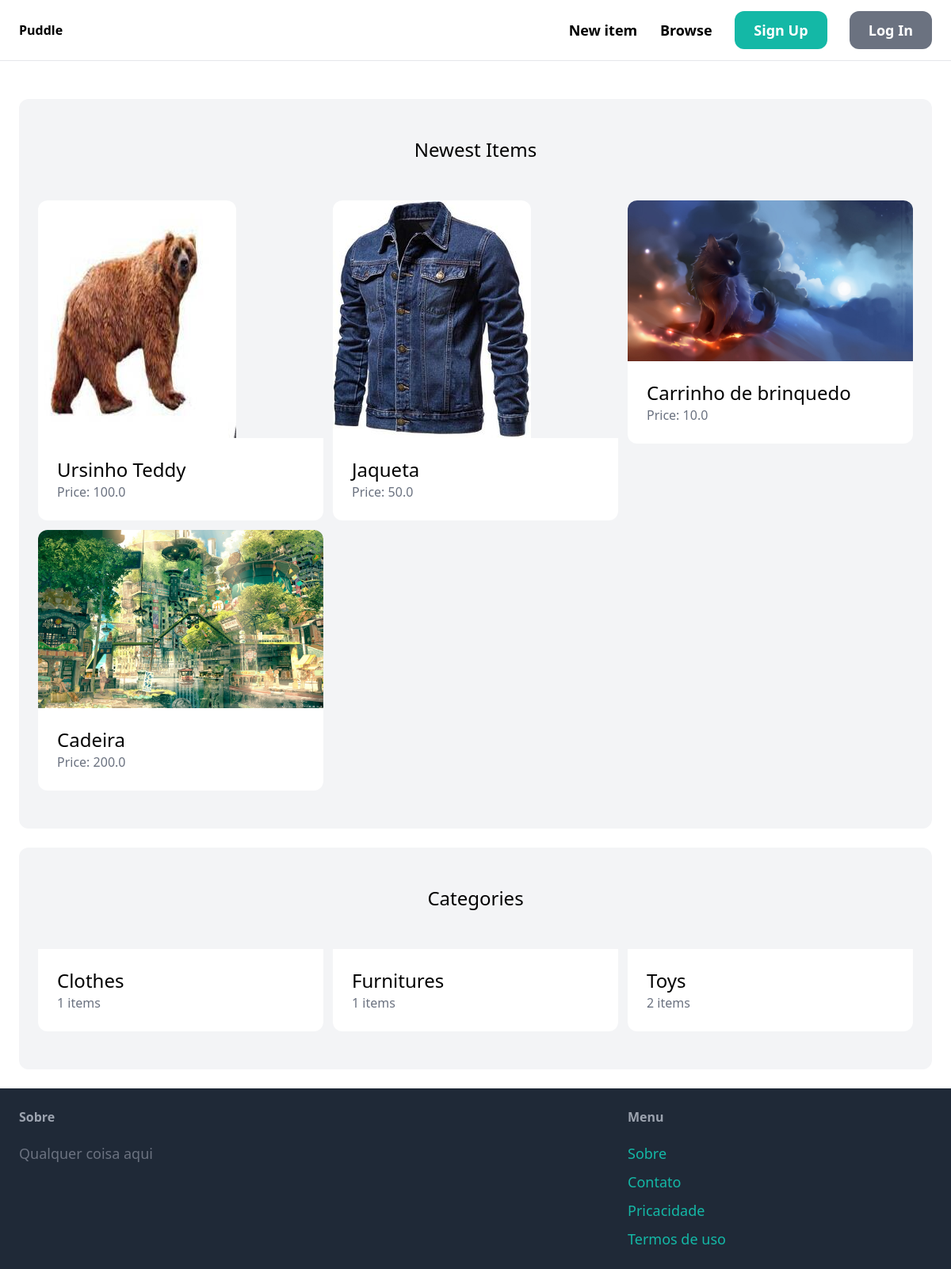
The page / on the database its author committed.
### item/models.py (models this page shows, shortened)
class Item(models.Model):
    category = models.ForeignKey(Category,related_name='items', on_delete=models.CASCADE)
    name = models.CharField(max_length=255)
    description = models.TextField(blank=True, null=True)
    price = models.FloatField()
    image = models.ImageField(upload_to='item_images',blank=True,null=True)
    is_sold = models.BooleanField(default=False)
    created_at = models.DateTimeField(auto_now_add=True)
    created_by = models.ForeignKey(User,related_name ='items', on_delete = models.CASCADE)

class Category(models.Model):
    name = models.CharField(max_length=255)
    class Meta:
        ordering = ("name",)
        verbose_name_plural = "Categories"

### core/views.py (the view)
# urls.py: path("",views.index,name="index"),
def index(request):
    items = Item.objects.filter(is_sold=False)[0:6]
    categories = Category.objects.all()
    return render(request, 'core/index.html',{
        'categories': categories,
        'items':items,
    })

### core/templates/core/index.html (shortened to what this page needs)
{% extends 'core/base.html'%}
{% block content %}
        <div class="mt-6 px-6 py-12 bg-gray-100 rounded-xl">
                <h2 class="mb-12 text-2xl text-center"> Newest Items</h2>
                <div class="grid grid-cols-3 gap-3">
                        {% for item in items %}
                                <div>
                                        <a href="{% url "item:detail" item.id %}">
                                                <div>
                                                        <img src="{{item.image.url}}" class="rounded-t-xl">
                                                </div>
                                                <div class="p-6 bg-white rounded-b-xl">
                                                        <h2 class="text-2xl">{{item.name}}</h2>
                                                        <p class="text-gray-500">Price: {{item.price}}</p>
                                                </div>
                                        </a>
                                </div>
                        {% endfor %}
                </div>
        </div>
        <div class="mt-6 px-6 py-12 bg-gray-100 rounded-xl">
                <h2 class="mb-12 text-2xl text-center"> Categories</h2>
                <div class="grid grid-cols-3 gap-3">
                        {% for category in categories %}
                        <div>
                                <a href="#">
                                        <div class="p-6 bg-white rounded-b-xl">
                                                <h2 class="text-2xl">{{category.name}}</h2>
                                                <p class="text-gray-500">{{category.items.count}} items</p>
                                        </div>
                                </a>
                        </div>
                        {% endfor %}
                </div>
        </div>
{% endblock content %}

### rows shown on the page
Item: image (picture), name "Ursinho Teddy", price "100.0"
Item: image (picture), name "Jaqueta", price "50.0"
Item: image (picture), name "Carrinho de brinquedo", price "10.0"
Item: image (picture), name "Cadeira", price "200.0"
Category: name "Clothes", items.count "1"
Category: name "Furnitures", items.count "1"
Category: name "Toys", items.count "2"
